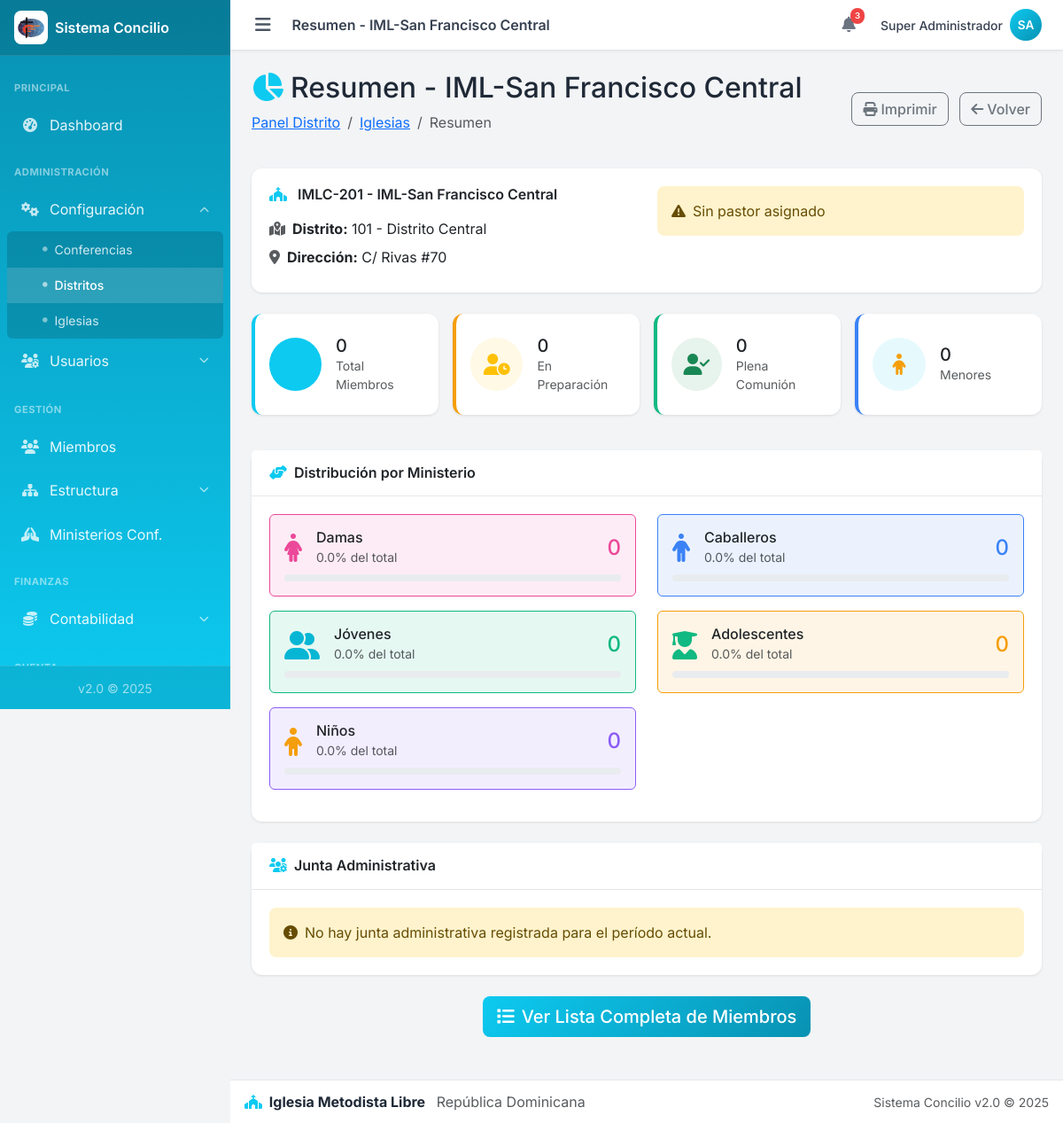
The app's page /admin/distritos/resumen_iglesia.php?iglesia=1 (signed in) with its own data.
### tables this page shows
CREATE TABLE `iglesias` (
  `id` int(11) NOT NULL,
  `distrito_id` int(11) NOT NULL,
  `codigo` varchar(20) NOT NULL,
  `nombre` varchar(150) NOT NULL,
  `categoria` enum('Circuito','Capilla','Proyecto Evangelístico') NOT NULL DEFAULT 'Circuito',
  `direccion` varchar(255) DEFAULT NULL,
  `provincia_id` int(11) DEFAULT NULL,
  `municipio_id` int(11) DEFAULT NULL,
  `telefono` varchar(30) DEFAULT NULL,
  `correo` varchar(150) DEFAULT NULL,
  `activo` tinyint(1) NOT NULL DEFAULT 1,
  `creado_en` timestamp NOT NULL DEFAULT current_timestamp()
);

CREATE TABLE `distritos` (
  `id` int(11) NOT NULL,
  `conferencia_id` int(11) NOT NULL,
  `supervisor_id` int(11) DEFAULT NULL,
  `codigo` varchar(20) NOT NULL,
  `nombre` varchar(150) NOT NULL,
  `supervisor_nombre` varchar(150) DEFAULT NULL,
  `telefono` varchar(30) DEFAULT NULL,
  `correo` varchar(150) DEFAULT NULL,
  `activo` tinyint(1) NOT NULL DEFAULT 1,
  `creado_en` timestamp NOT NULL DEFAULT current_timestamp()
);

### admin/distritos/resumen_iglesia.php (the view, shortened to what the rows shown need)
<?php
require_once __DIR__ . '/../../config/config.php';
$iglesia_id = isset($_GET['iglesia']) ? (int)$_GET['iglesia'] : 0;
$sql = "SELECT i.*, d.nombre AS distrito_nombre, d.codigo AS distrito_codigo
        FROM iglesias i
        INNER JOIN distritos d ON i.distrito_id = d.id
        WHERE i.id = ? AND i.activo = 1";
$stmt = $conexion->prepare($sql);
$stmt->bind_param("i", $iglesia_id);
$stmt->execute();
$iglesia = $stmt->get_result()->fetch_assoc();
$page_title = "Resumen - " . $iglesia['nombre'];
require_once __DIR__ . '/../includes/header.php';
?>
<div class="d-flex justify-content-between align-items-center mb-4 no-print">
    <div>
        <h2><i class="fas fa-chart-pie me-2 text-primary"></i>Resumen - <?php echo htmlspecialchars($iglesia['nombre']); ?></h2>
        <nav aria-label="breadcrumb">
            <ol class="breadcrumb">
            </ol>
        </nav>
    </div>
</div>
<div class="card mb-4">
    <div class="card-body">
        <div class="row">
            <div class="col-md-6">
                <h5 class="card-title mb-3">
                    <i class="fas fa-church text-primary me-2"></i>
                    <?php echo htmlspecialchars($iglesia['codigo'] . ' - ' . $iglesia['nombre']); ?>
                </h5>
                <p class="mb-2">
                    <strong><i class="fas fa-map-marked-alt me-2 text-muted"></i>Distrito:</strong>
                    <?php echo htmlspecialchars($iglesia['distrito_codigo'] . ' - ' . $iglesia['distrito_nombre']); ?>
                </p>
                <?php if (!empty($iglesia['direccion'])): ?>
                <p class="mb-2">
                    <strong><i class="fas fa-map-marker-alt me-2 text-muted"></i>Dirección:</strong>
                    <?php echo htmlspecialchars($iglesia['direccion']); ?>
                </p>
                <?php endif; ?>
            </div>
        </div>
    </div>
</div>
<?php require_once __DIR__ . '/../includes/footer.php'; ?>

### admin/includes/header.php (shortened to what the rows shown need)
<?php
require_once __DIR__ . '/seguridad.php';
$titulo_pagina = isset($page_title) ? $page_title : 'Sistema Concilio';
$script_path = $_SERVER['SCRIPT_NAME'];
$admin_pos = strpos($script_path, '/admin/');
if ($admin_pos !== false) {
    $after_admin = substr($script_path, $admin_pos + 7);
    $depth = substr_count($after_admin, '/');
} else {
    $depth = 0;
}
$base_path = str_repeat('../', $depth);
?>
<!DOCTYPE html>
<html lang="es">
<head>
    <link rel="stylesheet" href="https://cdnjs.cloudflare.com/ajax/libs/font-awesome/6.5.1/css/all.min.css">
    <link href="https://cdn.jsdelivr.net/npm/bootstrap@5.3.2/dist/css/bootstrap.min.css" rel="stylesheet">
    <link rel="stylesheet" href="<?php echo $base_path; ?>../css/custom.css">
</head>
<body>
<nav class="top-navbar">
    <div class="navbar-container">
        <div class="navbar-left">
            <button class="btn-menu" type="button" id="sidebarToggle">
                <i class="fas fa-bars"></i>
            </button>
            <span class="page-title d-none d-sm-inline"><?php echo htmlspecialchars($titulo_pagina); ?></span>
        </div>
    </div>
</nav>
<main class="main-content">
    <div class="content-wrapper">

### records on screen
iglesias: nombre "Resumen - IML-San Francisco Central", nombre "IML-San Francisco Central", codigo+nombre "IMLC-201 - IML-San Francisco Central", distrito.nombre "101 - Distrito Central", direccion "C/ Rivas #70"

### other values on screen
$USUARIO_NOMBRE "Super Administrador"
$iniciales "SA"
$total_miembros "0"
$membresia['preparacion'] "0"
$membresia['plena_comunion'] "0"
$membresia['menor'] "0"
$nombre "Damas"
$porcentaje "0.0"
$cantidad "0"
$nombre "Caballeros"
$nombre "Jóvenes"
$nombre "Adolescentes"
$nombre "Niños"
